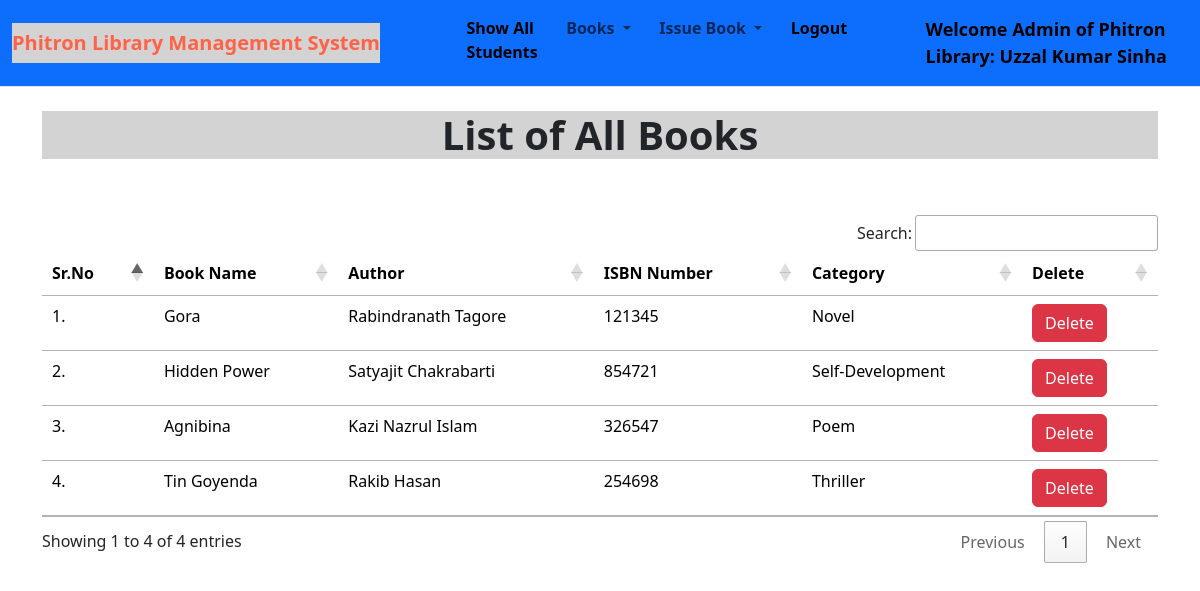
Screenshot of /show_books/ (signed in) with the database file from the repository.
### book_app/models.py (models this page shows, shortened)
class Book(models.Model):
    name = models.CharField(max_length=100)
    author = models.CharField(max_length=100)
    isbn = models.PositiveIntegerField()
    category = models.CharField(max_length=80)

### book_app/views.py (the view)
# urls.py: path("show_books/", views.show_books, name="show_books"),
@login_required(login_url = '/admin_login')
def show_books(request):
    books = Book.objects.all()
    return render(request, "show_books.html", {'books':books})

### book_app/templates/show_books.html (shortened to what this page needs)
{% extends 'admin_navbar.html' %}
{% load static %}
{% block body %}
<div class="container mt-4">
    <h1 class="text-center" style="font-weight: bold; background-color: lightgrey;">List of All Books</h1>
    <br></br>
    <table class="table table-hover" id="example">
        <thead>
            <tr>
                <th>Sr.No</th>
                <th>Book Name</th>
                <th>Author</th>
                <th>ISBN Number</th>
                <th>Category</th>
                <th>Delete</th>
            </tr>
        </thead>
        <tbody>
            {% for book in books %}
            <tr>
                <td>{{forloop.counter}}.</td>
                <td>{{book.name}}</td>
                <td>{{book.author}}</td>
                <td>{{book.isbn}}</td>
                <td>{{book.category}}</td>
                <td><a href="/delete_book/{{book.id}}/" class="btn btn-danger" onclick="return confirm('Are you confirm to delete this book?')">Delete</a></td>
            </tr>
            {% endfor %}
        </tbody>
    </table>
    </div>
{% endblock %}

### book_app/templates/admin_navbar.html (shortened to what this page needs)
<!doctype html>
{% load static %}
<html lang="en">
  <head>
    <link rel="stylesheet" href="{% static 'library/css/bootstrap.min.css' %}">
    <link rel="stylesheet" href="https://cdn.datatables.net/1.10.25/css/jquery.dataTables.min.css">
    <link rel="stylesheet" href="https://cdn.datatables.net/buttons/1.7.1/css/buttons.dataTables.min.css">
  </head>
  <body>
    <nav class="navbar navbar-expand-lg bg-primary border-bottom border-body">
        <div class="container-fluid">
          <a class="navbar-brand" href="#" style="font-weight: bold;background: lightgrey;color: tomato">Phitron Library Management System</a>
          <div class="collapse navbar-collapse" id="navbarSupportedContent">
            <ul class="navbar-nav me-auto mb-2 mb-lg-0">
              <li class="nav-item">
                <a class="nav-link active" aria-current="page" href="/show_students/" style="font-weight: bold;">Show All Students</a>
              </li>
              <li class="nav-item dropdown">
                <a class="nav-link dropdown-toggle" href="#" id="navbarDropdown" role="button" data-bs-toggle="dropdown" aria-expanded="false" style="font-weight: bold;">
                  Books
                </a>
              </li>
              <li class="nav-item dropdown">
                <a class="nav-link dropdown-toggle" href="#" id="navbarDropdown" role="button" data-bs-toggle="dropdown" aria-expanded="false" style="font-weight: bold;">
                  Issue Book
                </a>
              </li>
              <li class="nav-item">
                <a class="nav-link active" aria-current="page" href="/logout/" style="font-weight: bold;">Logout</a>
              </li>
              <li class="nav-item">
                <a style="font-weight:600; font-family:'Segoe UI', Tahoma, Geneva, Verdana, sans-serif; font-size: large;" class="nav-link active" href="#">Welcome Admin of Phitron Library: {{request.user}}</a>
              </li>
            </ul>
          </div>
        </div>
      </nav>
      {% block body %}
      {% endblock %}
  </body>
</html>

### rows the page displays
Book: name "Gora", author "Rabindranath Tagore", isbn "121345", category "Novel"
Book: name "Hidden Power", author "Satyajit Chakrabarti", isbn "854721", category "Self-Development"
Book: name "Agnibina", author "Kazi Nazrul Islam", isbn "326547", category "Poem"
Book: name "Tin Goyenda", author "Rakib Hasan", isbn "254698", category "Thriller"

### other values shown
{{ request.user }} "Uzzal Kumar Sinha"
